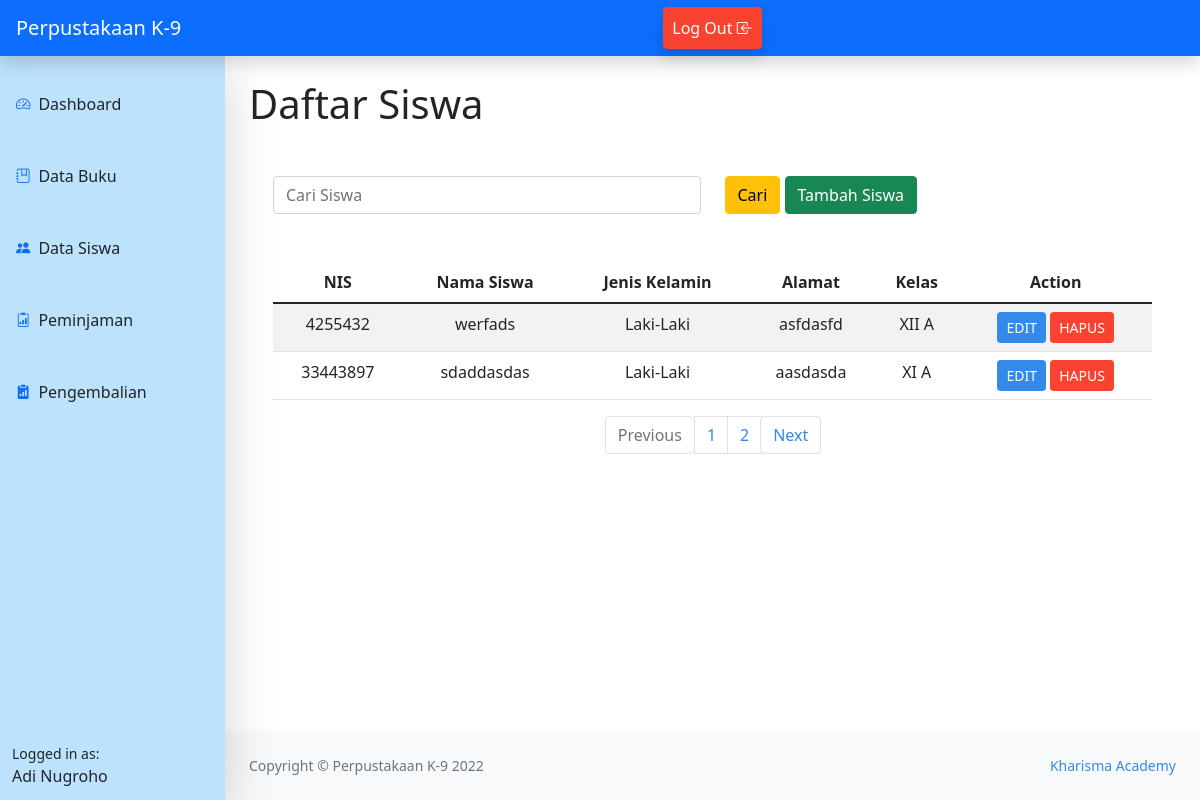
/data_siswa.php?halaman=2 (signed in), run on an earlier commit of the app's database.
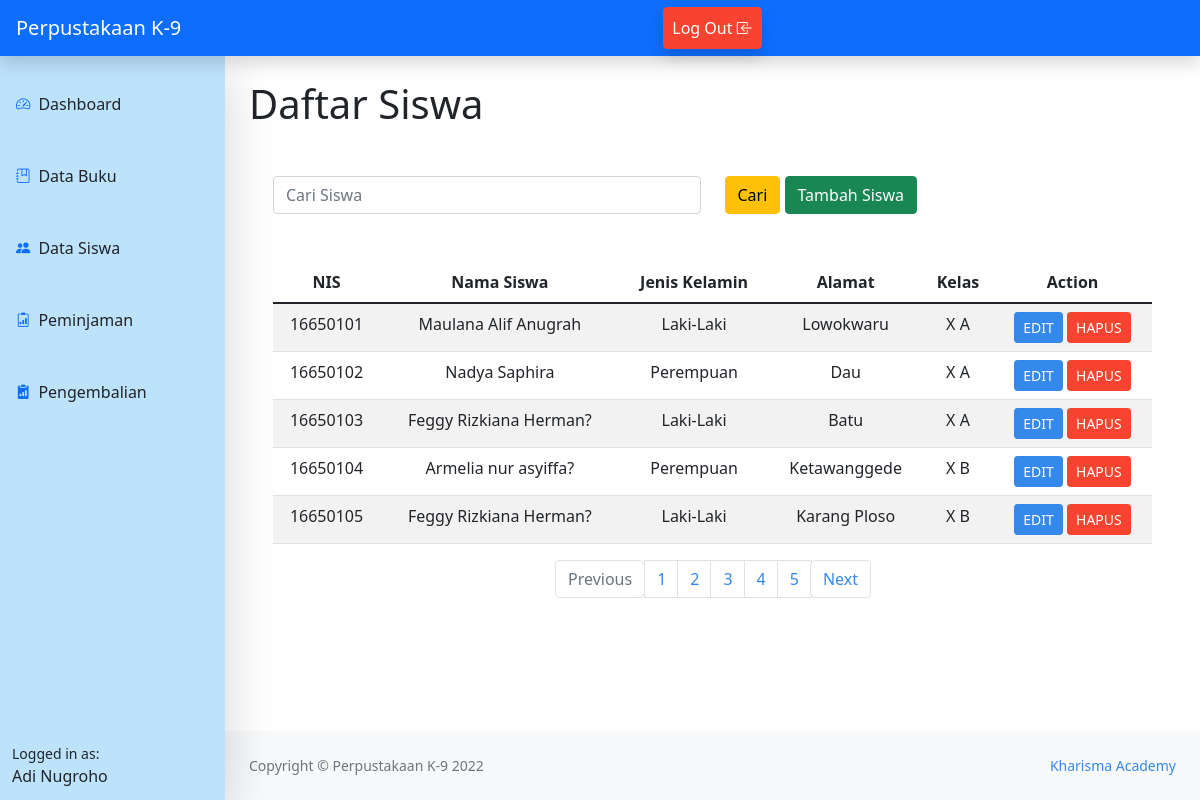
And on a later commit of the database.
### tables this page shows
CREATE TABLE `petugas` (
  `nip` int(11) NOT NULL,
  `username` varchar(100) NOT NULL,
  `nama` char(100) DEFAULT NULL,
  `jenis_kelamin` enum('L','P') DEFAULT NULL,
  `alamat` varchar(100) DEFAULT NULL,
  `password` varchar(100) NOT NULL
);

CREATE TABLE `siswa` (
  `nis` int(11) NOT NULL,
  `nama` char(100) DEFAULT NULL,
  `jenis_kelamin` enum('L','P') DEFAULT NULL,
  `alamat` varchar(50) DEFAULT NULL,
  `id_kelas` int(11) DEFAULT NULL
);

CREATE TABLE `kelas` (
  `id_kelas` int(11) NOT NULL,
  `nama_kelas` varchar(200) DEFAULT NULL
);

### data_siswa.php (the view, shortened to what this page needs)
<?php
include ('config.php');
include ('home_admin.php');
?>
<main class="mb-5">
    <div class="container-fluid px-4">
    <h1 class="mt-4">Daftar Siswa</h1>
                    <div class="container mt-5">
                    <form action=" " method="POST">
                    <div class="row">
                    <div class="col">
                        <input type="text" class="form-control" name ="ketik" placeholder="Cari Siswa" >
                    </div>
                    <div class="col">
                    <button id="search" type="submit" name="cari" class="btn btn-warning">Cari</button>
                    <a href="add_siswa.php" class="btn btn-success">Tambah Siswa</a>
                    </div>
                    </div>
                    </form>
                    <form action="" enctype="multipart/form-data">
                    <table class="table table-striped table-hover mt-5">
                    <thead class="text-center">
                        <tr>
                            <th scope="col">NIS</th>
                            <th scope="col">Nama Siswa</th>
                            <th scope="col">Jenis Kelamin</th>
                            <th scope="col">Alamat</th>
                            <th scope="col">Kelas</th>
                            <th scope="col">Action</th>
                        </tr>
                    </thead>
                    <tbody>
                    <?php
                        $batas=5;
                        $halaman = isset($_GET['halaman'])?(int)$_GET['halaman'] : 1;
				        $previous = $halaman - 1;
				        $next = $halaman + 1;
                        $ambil = mysqli_query($db,"SELECT siswa.nis,siswa.nama,siswa.jenis_kelamin,siswa.alamat,kelas.nama_kelas from siswa inner join kelas on siswa.id_kelas=kelas.id_kelas");
                        $jumlah_data = mysqli_num_rows($ambil);
				        $total_halaman = ceil($jumlah_data / $batas);
                        $halaman = isset($_GET['halaman'])?(int)$_GET['halaman'] : 1;
                        $awal_halaman=($batas*$halaman)-$batas;
                        $ambil = mysqli_query($db,"SELECT siswa.nis,siswa.nama,siswa.jenis_kelamin,siswa.alamat,kelas.nama_kelas from siswa inner join kelas on siswa.id_kelas=kelas.id_kelas limit $awal_halaman, $batas");
                        while ($data = mysqli_fetch_array($ambil)) {
                    ?>
                        <tr class="text-center">
                            <td><?= $data['nis']?></td>
                            <td><?= $data['nama']?></td>
                            <td>
                                <?php
                                    if($data['jenis_kelamin']=='L'){
                                        echo 'Laki-Laki';
                                    }else{
                                        echo "Perempuan";
                                    }
                                ?>
                            </td>
                            <td><?= $data['alamat']?></td>
                            <td><?= $data['nama_kelas']?></td>
                            <td >
                                <a href="edit_siswa.php?id=<?php echo $data['nis'] ?>" class="btn btn-sm btn-primary">EDIT</a>
                                <a href="delete_siswa.php?id=<?php echo $data['nis'] ?>" class="btn btn-sm btn-danger">HAPUS</a>
                            </td>
                        </tr>
                        <?php
                        }?>
                    </tbody>
                    </table>
                    </form>
                    <nav aria-label="Page navigation example">
  <ul class="pagination justify-content-center">
    <li class="page-item disabled">
      <a class="page-link" <?php if($halaman > 1){ echo "href='?halaman=$previous'"; } ?>>Previous</a>
    </li>
    <?php
	for($x=1;$x<=$total_halaman;$x++){
	?>
    <li class="page-item"><a class="page-link" href="?halaman=<?php echo $x ?>"><?php echo $x; ?></a></li>
    <?php
	}
	   ?>
    <li class="page-item">
      <a class="page-link" <?php if($halaman < $total_halaman) { echo "href='?halaman=$next'"; } ?> >Next</a>
    </li>
  </ul>
</nav>
    </div>
</main>
<?php include "footer.php"; ?>

### home_admin.php (shortened to what this page needs)
<?php
include ('config.php');
$id = $_SESSION['id'];
$sql = mysqli_query($db,"SELECT * FROM petugas WHERE nip = $id");
$name = mysqli_fetch_assoc($sql);
?>
<!DOCTYPE html>
<html lang="en">
<head>
    <link rel="stylesheet" href="../css/bootstrap.rtl.css">
    <link rel="stylesheet" href="bootstrap/css/bootstrap.min.css">
    <link rel="stylesheet" href="https://cdn.jsdelivr.net/npm/bootstrap-icons@1.9.1/font/bootstrap-icons.css">
    <link rel="stylesheet" href="style1.css">
</head>
<body>
        <nav class="sb-topnav navbar navbar-expand navbar-dark bg-primary shadow">
            <a class="navbar-brand ps-3" href="index.html">Perpustakaan K-9</a>
            <ul class="navbar-nav ms-auto pe-5">
                <li class="nav-item ms-auto">
                    <a class="btn btn-danger shadow text-white nav-link" id="navbarDropdown" href="logout.php">Log Out <span class="bi-box-arrow-in-left"></span></a>
                </li>
            </ul>
        </nav>
        <div id="layoutSidenav">
            <div id="layoutSidenav_nav">
                <nav class="sb-sidenav accordion sb-sidenav-light shadow-lg"  style="background-color: #bde2fc;" id="sidenavAccordion">
                    <div class="sb-sidenav-menu">
                        <div class="nav">
                            <a class="nav-link my-4" href="dashboard.php">
                                <div class="sb-nav-link-icon"><span class="text-primary bi-speedometer2"></span></div>
                                Dashboard
                            </a>
                            <a class="nav-link mb-4 " href="data_buku.php" >
                                <div class="sb-nav-link-icon"><span class="text-primary bi-journal-bookmark"></span></div>
                                Data Buku
                            </a>
                            <a class="nav-link mb-4 " href="data_siswa.php" >
                                <div class="sb-nav-link-icon"><span class="text-primary bi-people-fill"></span></div>
                                Data Siswa
                            </a>
                            <a class="nav-link mb-4 " href="peminjaman.php" >
                                <div class="sb-nav-link-icon"><span class="text-primary bi bi-clipboard2-data"></span></div>
                                Peminjaman
                            </a>
                            <a class="nav-link mb-4 " href="pengembalian.php" >
                                <div class="sb-nav-link-icon"><span class="text-primary bi bi-clipboard2-data-fill"></span></div>
                                Pengembalian
                            </a>
                        </div>
                    </div>
                    <div class="sb-sidenav-footer" style="background-color: #bde2fc;">
                        <div class="small">Logged in as:</div>
                        <?= ucwords( $name['nama']);?>
                    </div>
                </nav>
            </div>
            <div id="layoutSidenav_content">
</body>
</html>

### footer.php
<footer class="py-4 bg-light mt-auto position-sticky mt-5">
                    <div class="container-fluid px-4">
                        <div class="d-flex align-items-center justify-content-between small">
                            <div class="text-muted">Copyright &copy; Perpustakaan K-9 2022</div>
                            <div>
                                <a style="text-decoration: none;" href="#">Kharisma Academy</a>
                            </div>
                        </div>
                    </div>
                </footer>

What changed in the data, as far as the page shows it:
no longer on this page (row unchanged): siswa: nis "4255432", nama "werfads", jenis_kelamin "Laki-Laki", alamat "asfdasfd", id_kelas.nama_kelas "XII A"
removed siswa: nis "33443897", nama "sdaddasdas", jenis_kelamin "Laki-Laki", alamat "aasdasda", id_kelas.nama_kelas "XI A"
added siswa: nis "16650101", nama "Maulana Alif Anugrah", jenis_kelamin "Laki-Laki", alamat "Lowokwaru", id_kelas.nama_kelas "X A"
added siswa: nis "16650102", nama "Nadya Saphira", jenis_kelamin "Perempuan", alamat "Dau", id_kelas.nama_kelas "X A"
added siswa: nis "16650103", nama "Feggy Rizkiana Herman?", jenis_kelamin "Laki-Laki", alamat "Batu", id_kelas.nama_kelas "X A"
added siswa: nis "16650104", nama "Armelia nur asyiffa?", jenis_kelamin "Perempuan", alamat "Ketawanggede", id_kelas.nama_kelas "X B"
added siswa: nis "16650105", nama "Feggy Rizkiana Herman?", jenis_kelamin "Laki-Laki", alamat "Karang Ploso", id_kelas.nama_kelas "X B"
Also different on the page:
new list line: "3"
new list line: "4"
new list line: "5"
